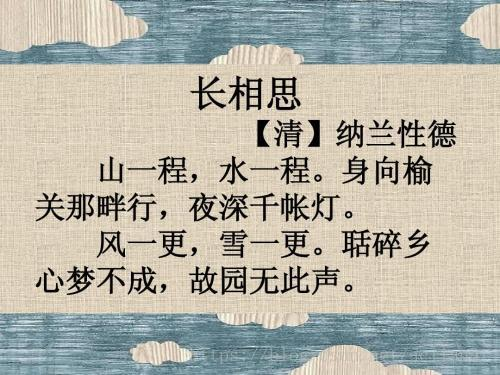
#> input picture source/img/pil_img.jpg, 500 x 375 px
$ python pillow_test.py
#> lines starting #> are read from the running program, lines starting #| are printed output that depends on the picture
# -*- coding: utf-8 -*-
# writer        Yang
# create_time   2019/9/21 9:40
# file_name     pillow_test.py
from PIL import Image
import os
import pytesseract

"""
爬取验证码：

# 创建网络请求
http = urllib3.PoolManager()
header = {'User-Agent':'Mozilla/5.0 (Macintosh; Intel Mac OS X 10_13_3) AppleWebKit/537.36 (KHTML, like Gecko) Chrome/48.0.2564.116 Safari/537.36','Content-type':'text/json'}

res = http.request('get','http://www.ztbu.edu.cn/captcha/1',headers=header)
# 将下载的验证码，存储到指定路径
f = open('yzm/ys.png','wb+')
f.write(res.data)
f.close()
"""
# 打开图片
img_path = os.path.join(os.path.abspath('../source/img'), "pil_img.jpg")
img = Image.open(img_path)
#> img is the input picture: PIL image 500x375 RGB; mean R, G, B 180.4, 179.2, 168.2
# 获取图像所有的像素点(pix是一个二维列表)
pix = img.load()
# 获取图片的宽度和高度
w, h = img.size
#> w = 500; h = 375
# 把每一个像素点求RGB平均值。pix[像素点1,像素点2，...]，像素点1（R,G,B）
for i in range(w):
    for j in range(h):
        val = (pix[i, j][0] + pix[i, j][1] + pix[i, j][2]) // 3
        pix[i, j] = (val, val, val, 255)
img.save('2.jpg')
# 将经过灰度处理之后的图片进行二值化处理
img = Image.open('2.jpg')
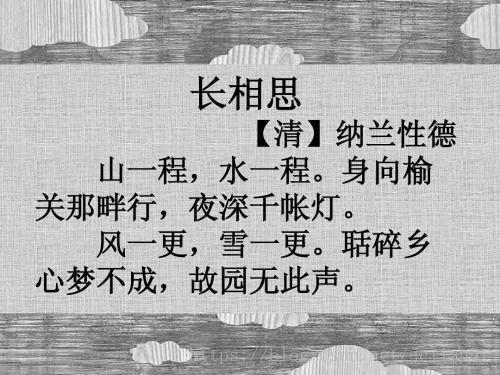
#> img: PIL image 500x375 RGB; min 0, max 255, mean 175.6
pix = img.load()
for i in range(w):
    for j in range(h):
        if pix[i, j][0] <= 100:
            pix[i, j] = (0, 0, 0)
        else:
            pix[i, j] = (255, 255, 255)
img.save('3.jpg')
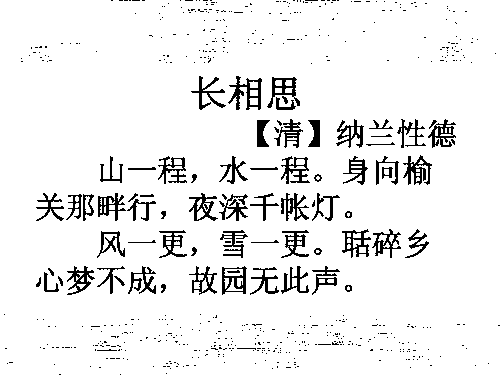
#> saved as 3.jpg: PIL image 500x375 RGB; 93% white; black in thin lines or dots
# 图片转变为黑白图片
img.convert('L')
# 识别图片文字（注意：安装 Tesseract-OCR 以及 对应中文包)
#> (the run stopped early here; a loop or call above may not have finished)
